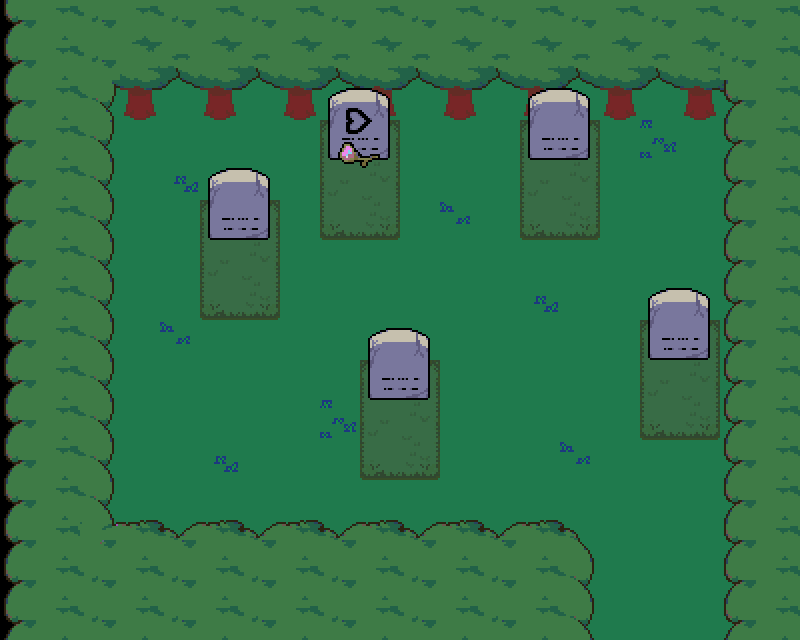

A level layout from a 2D game, rendered from its tile map. Below: a short description, then the map file with its tile-grid data intact:
An orthogonal 20x16 tile map with 40x40 px tiles, 3 tile layers (Tile Layer 1, Tile Layer 2, Tile Layer 3) and 16 objects (5x interactable, 3x beanspot, 2x npc, script, entry).

<map version="1.10" tiledversion="1.10.2" orientation="orthogonal" renderorder="right-down" width="20" height="16" tilewidth="40" tileheight="40" infinite="0" nextlayerid="7" nextobjectid="19">
 <editorsettings>
  <export target="data.lua" format="lua" />
 </editorsettings>
 <properties>
  <property name="border" value="deoxynn/deep_forest" />
  <property name="music" value="forgotten_wood" />
 </properties>
 <tileset firstgid="1" source="../../../tilesets/forgotten_wood.tsx" />
 <layer id="1" name="Tile Layer 1" width="20" height="16">
  <data encoding="csv">
0,0,0,0,0,0,0,0,0,0,0,0,0,0,0,0,0,0,0,0,
0,0,0,56,56,56,56,56,56,56,56,56,56,56,56,56,56,56,56,0,
0,0,56,56,56,56,56,56,56,56,56,56,56,56,56,56,56,56,56,0,
0,0,56,56,56,56,56,56,56,56,56,56,56,56,56,56,39,56,56,0,
0,0,56,56,41,56,56,56,56,56,56,56,56,56,56,56,56,56,56,0,
0,0,56,56,56,56,56,56,56,56,56,47,56,56,56,56,56,56,56,0,
0,0,56,56,56,56,56,56,56,56,56,56,56,56,56,56,56,56,56,0,
0,0,56,56,56,56,56,56,56,56,56,56,56,41,56,56,56,56,56,0,
0,0,56,56,47,56,56,56,56,56,56,56,56,56,56,56,56,56,56,0,
0,0,56,56,56,56,56,56,56,56,56,56,56,56,56,56,56,56,56,0,
0,0,56,56,56,56,56,56,39,56,56,56,56,56,56,56,56,56,56,0,
0,0,56,56,56,41,56,56,56,56,56,56,56,56,47,56,56,56,56,0,
0,0,56,56,56,56,56,56,56,56,56,56,56,56,56,56,56,56,56,0,
0,0,56,56,56,56,56,56,56,56,56,56,56,56,56,56,56,56,56,0,
0,0,0,0,0,0,0,0,0,0,0,0,0,0,56,56,56,56,56,0,
0,0,0,0,0,0,0,0,0,0,0,0,0,0,56,56,56,56,56,0
</data>
 </layer>
 <layer id="2" name="Tile Layer 2" width="20" height="16">
  <data encoding="csv">
93,94,151,152,151,152,151,152,151,152,151,152,151,152,151,152,151,152,151,152,
93,94,151,161,162,161,162,161,162,161,162,161,162,161,162,161,162,161,151,152,
93,94,122,172,173,172,173,172,173,172,173,172,173,172,173,172,173,172,123,152,
93,94,95,0,0,0,0,0,287,289,0,0,0,287,289,0,0,0,93,152,
93,94,95,0,0,0,0,0,298,300,0,0,0,298,300,0,0,0,93,152,
93,94,95,0,0,287,289,0,309,311,0,0,0,309,311,0,0,0,93,152,
93,94,95,0,0,298,300,0,0,0,0,0,0,0,0,0,0,0,93,152,
93,94,95,0,0,309,311,0,0,0,0,0,0,0,0,0,0,0,93,152,
93,94,95,0,0,0,0,0,0,0,0,0,0,0,0,0,287,289,93,152,
93,94,95,0,0,0,0,0,0,287,289,0,0,0,0,0,298,300,93,152,
93,94,95,0,0,0,0,0,0,298,300,0,0,0,0,0,309,311,93,152,
93,94,95,0,0,0,0,0,0,309,311,0,0,0,0,0,0,0,93,152,
93,94,95,0,0,0,0,0,0,0,0,0,0,0,0,0,0,0,93,152,
93,94,242,134,135,134,135,134,135,134,135,134,135,134,137,0,0,0,93,152,
93,94,151,152,151,152,151,152,151,152,151,152,151,152,95,0,0,0,93,152,
93,94,151,152,151,152,151,152,151,152,151,152,151,152,95,0,0,0,93,152
</data>
 </layer>
 <layer id="3" name="Tile Layer 3" width="20" height="16">
  <data encoding="csv">
0,0,0,0,0,0,0,0,0,0,0,0,0,0,0,0,0,0,0,0,
0,0,0,0,0,0,0,0,0,0,0,0,0,0,0,0,0,0,0,0,
0,0,0,0,0,0,0,0,399,400,0,0,0,397,398,0,0,0,0,0,
0,0,0,0,0,0,0,0,410,411,0,0,0,408,409,0,0,0,0,0,
0,0,0,0,0,397,398,0,421,422,0,0,0,0,0,0,0,0,0,0,
0,0,0,0,0,408,409,0,0,0,0,0,0,0,0,0,0,0,0,0,
0,0,0,0,0,0,0,0,0,0,0,0,0,0,0,0,0,0,0,0,
0,0,0,0,0,0,0,0,0,0,0,0,0,0,0,0,397,398,0,0,
0,0,0,0,0,0,0,0,0,397,398,0,0,0,0,0,408,409,0,0,
0,0,0,0,0,0,0,0,0,408,409,0,0,0,0,0,0,0,0,0,
0,0,0,0,0,0,0,0,0,0,0,0,0,0,0,0,0,0,0,0,
0,0,0,0,0,0,0,0,0,0,0,0,0,0,0,0,0,0,0,0,
0,0,0,0,0,0,0,0,0,0,0,0,0,0,0,0,0,0,0,0,
0,0,0,0,0,0,0,0,0,0,0,0,0,0,0,0,0,0,0,0,
0,0,0,0,0,0,0,0,0,0,0,0,0,0,0,0,0,0,0,0,
0,0,0,0,0,0,0,0,0,0,0,0,0,0,0,0,0,0,0,0
</data>
 </layer>
 <objectgroup id="4" name="collision">
  <object id="1" x="0" y="0" width="800" height="120" />
  <object id="2" x="720" y="120" width="80" height="520" />
  <object id="3" x="0" y="520" width="600" height="120" />
  <object id="4" x="0" y="120" width="120" height="400" />
 </objectgroup>
 <objectgroup id="5" name="objects">
  <object id="6" name="interactable" x="210" y="170" width="58" height="68">
   <properties>
    <property name="cutscene" value="tombsite.grave_1" />
    <property name="solid" type="bool" value="true" />
   </properties>
  </object>
  <object id="7" name="interactable" x="330" y="90" width="58" height="68">
   <properties>
    <property name="cutscene" value="tombsite.grave_2" />
    <property name="solid" type="bool" value="true" />
   </properties>
  </object>
  <object id="8" name="interactable" x="370" y="330" width="58" height="68">
   <properties>
    <property name="cutscene" value="tombsite.grave_3" />
    <property name="solid" type="bool" value="true" />
   </properties>
  </object>
  <object id="9" name="interactable" x="530" y="90" width="58" height="68">
   <properties>
    <property name="cutscene" value="tombsite.grave_4" />
    <property name="solid" type="bool" value="true" />
   </properties>
  </object>
  <object id="10" name="interactable" x="650" y="290" width="58" height="68">
   <properties>
    <property name="cutscene" value="tombsite.grave_5" />
    <property name="solid" type="bool" value="true" />
   </properties>
  </object>
  <object id="11" name="npc" x="360" y="200">
   <properties>
    <property name="actor" value="fake_jamm" />
    <property name="cutscene" value="tombsite.fake_jamm" />
    <property name="facing" value="up" />
    <property name="flagcheck" value="!fake_jamm" />
   </properties>
   <point />
  </object>
  <object id="14" name="script" x="600" y="640" width="120" height="40">
   <properties>
    <property name="cutscene" value="tombsite.transition_2" />
    <property name="once" type="bool" value="false" />
   </properties>
  </object>
  <object id="15" name="beanspot" x="560" y="400">
   <properties>
    <property name="bean_col" type="color" value="#ffffffff" />
    <property name="bean_spr" value="world/events/beans/binaribean" />
    <property name="bean_starspr" value="world/events/beans/star_binari" />
    <property name="color" type="color" value="#ff1c387f" />
    <property name="inc_flag" value="binaribeans" />
    <property name="name" value="Binaribean" />
   </properties>
   <point />
  </object>
  <object id="16" name="beanspot" x="200" y="480">
   <properties>
    <property name="bean_col" type="color" value="#ffffffff" />
    <property name="bean_spr" value="world/events/beans/binaribean" />
    <property name="bean_starspr" value="world/events/beans/star_binari" />
    <property name="color" type="color" value="#ff1c387f" />
    <property name="inc_flag" value="binaribeans" />
    <property name="name" value="Binaribean" />
   </properties>
   <point />
  </object>
  <object id="17" name="beanspot" x="440" y="200">
   <properties>
    <property name="bean_col" type="color" value="#ffffffff" />
    <property name="bean_spr" value="world/events/beans/binaribean" />
    <property name="bean_starspr" value="world/events/beans/star_binari" />
    <property name="color" type="color" value="#ff1c387f" />
    <property name="inc_flag" value="binaribeans" />
    <property name="name" value="Binaribean" />
   </properties>
   <point />
  </object>
  <object id="18" name="npc" x="680" y="120" width="40" height="40">
   <properties>
    <property name="actor" value="jamm_plush" />
    <property name="cond" value="jamm_closure and not jamm_plush" />
    <property name="cutscene" value="plushies.jamm_plush" />
   </properties>
  </object>
 </objectgroup>
 <objectgroup id="6" name="markers">
  <object id="12" name="entry" x="660" y="600">
   <point />
  </object>
 </objectgroup>
</map>
